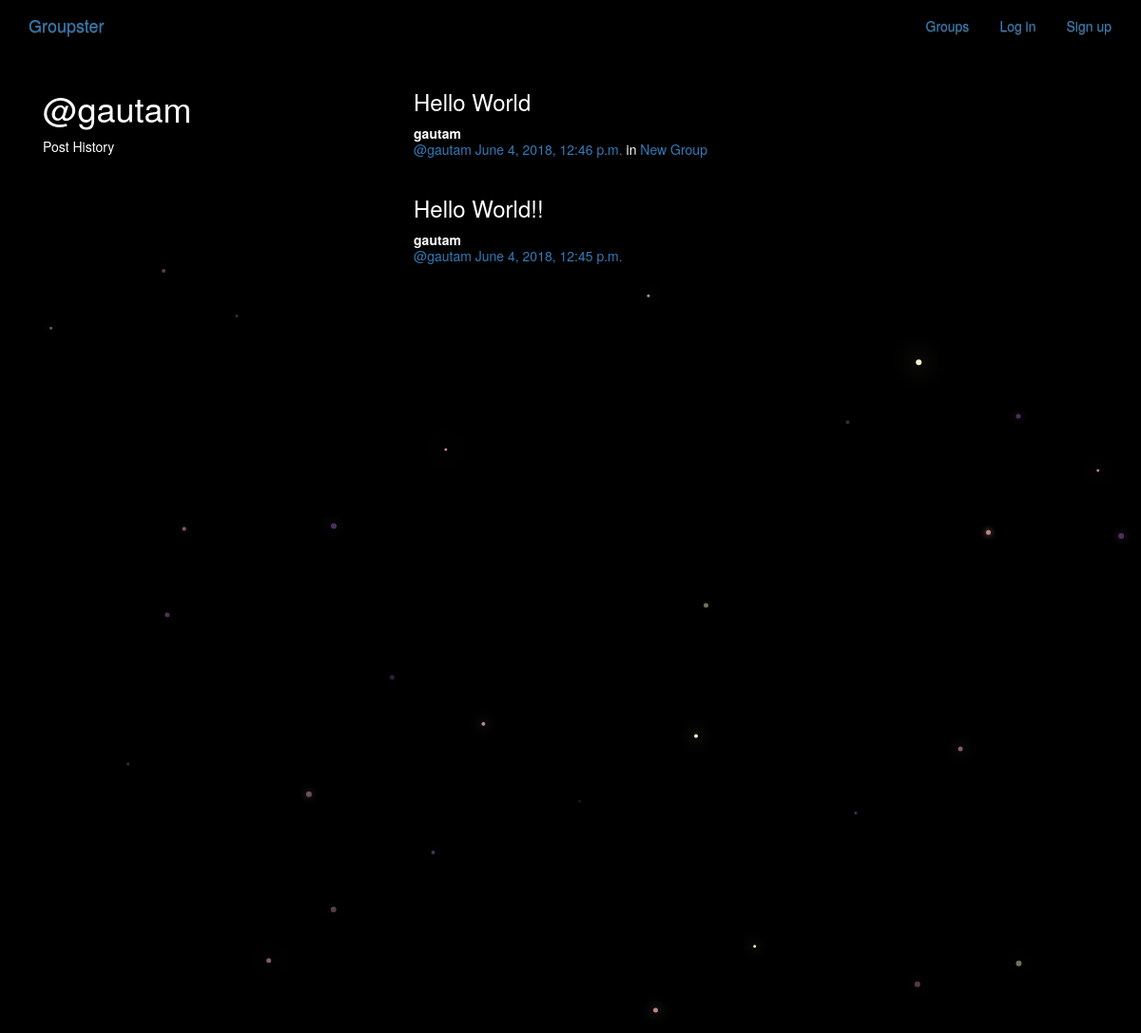
Before: /posts/by/gautam/ with the older database file.
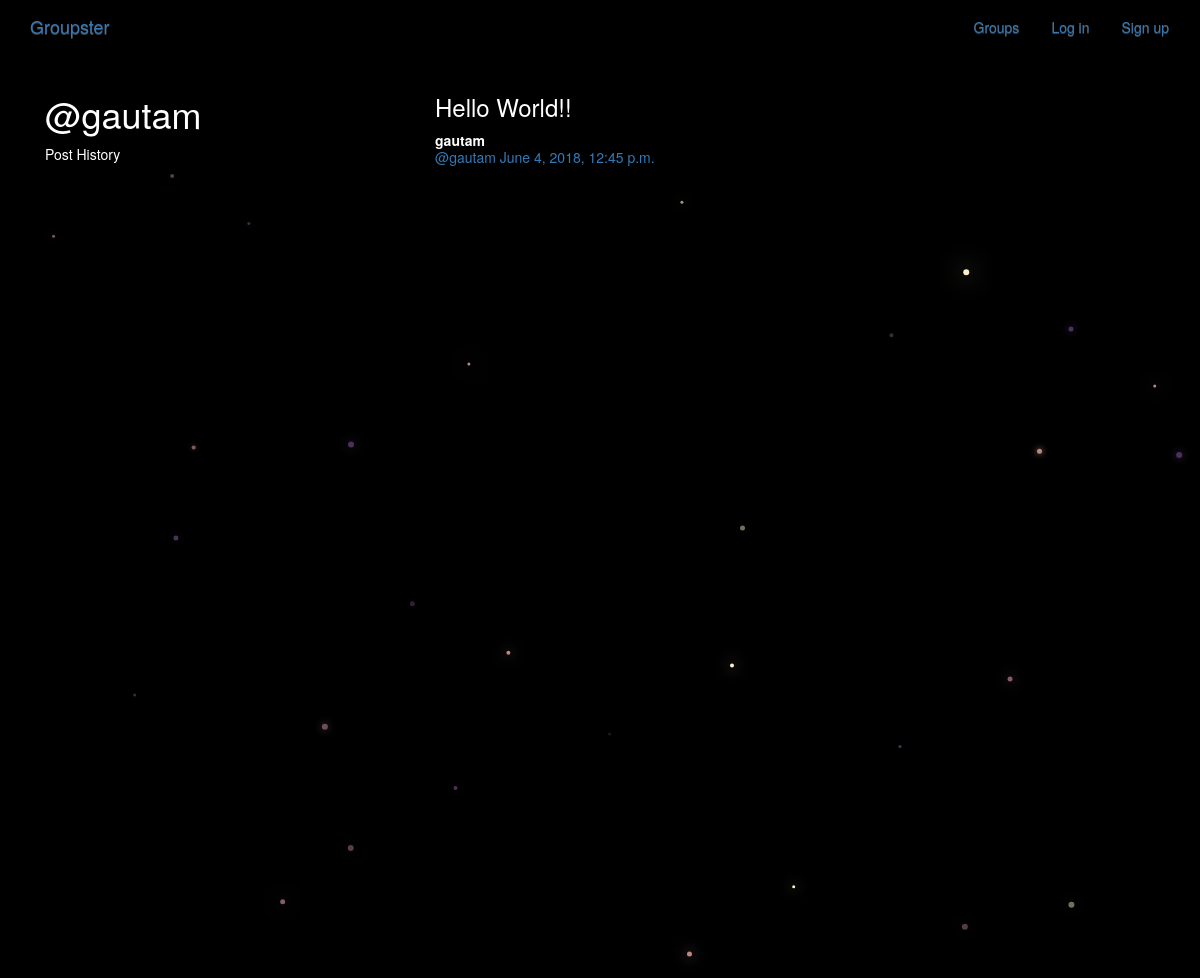
After: the same page with the newer database file.
### posts/models.py (models this page shows, shortened)
class Post(models.Model):
    user = models.ForeignKey(User, related_name="posts")
    created_at = models.DateTimeField(auto_now=True)
    message = models.TextField()
    message_html = models.TextField(editable=False)
    group = models.ForeignKey(Group, related_name="posts",null=True, blank=True)
    class Meta:
        ordering = ["-created_at"]
        unique_together = ["user", "message"]

### groups/models.py (models this page shows, shortened)
class Group(models.Model):
    name = models.CharField(max_length=255, unique=True)
    slug = models.SlugField(allow_unicode=True, unique=True)
    description = models.TextField(blank=True, default='')
    description_html = models.TextField(editable=False, default='', blank=True)
    members = models.ManyToManyField(User,through="GroupMember")
    class Meta:
        ordering = ["name"]

### posts/views.py (the view)
# urls.py: url(r"by/(?P<username>[-\w]+)/$",views.UserPosts.as_view(),name="for_user"),
class UserPosts(generic.ListView):
    model = models.Post
    template_name = "posts/user_post_list.html"
    def get_queryset(self):
        try:
            self.post_user = User.objects.prefetch_related("posts").get(
                username__iexact=self.kwargs.get("username")
            )
        except User.DoesNotExist:
            raise Http404
        else:
            return self.post_user.posts.all()
    def get_context_data(self, **kwargs):
        context = super().get_context_data(**kwargs)
        context["post_user"] = self.post_user
        return context

### posts/templates/posts/user_post_list.html
{% extends "posts/post_base.html" %}
{% block prepost %}
<div class="col-md-4">
	<h1>@{{ post_user.username }}</h1>
	<p>Post History</p>
</div>
{% endblock %}
{% block post_content %}
<div class="col-md-8">
	{% for post in post_list %}
		{% include "posts/_post.html" %}
	{% endfor %}
</div>
{% endblock %}

### posts/templates/posts/_post.html (shortened to what this page needs)
<div class="post media">
	<h3>{{ post.message_html|safe }}</h3>
	<div class="media-body">
		<strong>{{ post.user.username }}</strong>
		<h5 class="media-heading">
			<span class="username"><a href="{% url 'posts:for_user' username=post.user.username %}">@{{ post.user.username }}</a></span>
			<time class="time"><a href="{% url 'posts:single' username=post.user.username pk=post.pk %}">{{ post.created_at }}</a></time>
			{% if post.group %}
			<span class="group-name">in <a href="#">{{ post.group.name }}</a></span>
			{% endif %}
		</h5>
	</div>
</div>

Changed rows visible on the page:
removed Post: message_html "Hello World", user.username "gautam", created_at "June 4, 2018, 12:46 p.m.", group.name "New Group"
